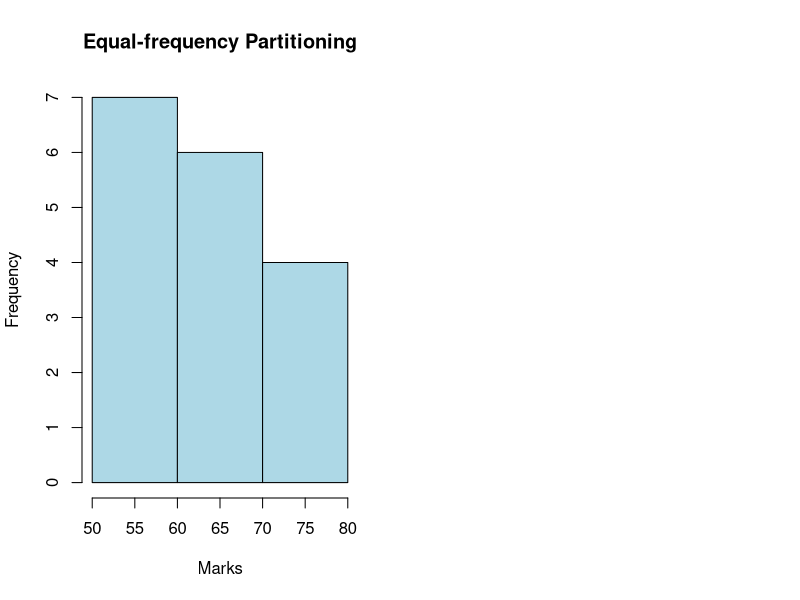

Write R code to recreate this figure. (Note: this script raises an error after producing the figure.)
# Given data
marks <- c(55, 60, 71, 63, 55, 65, 50, 55, 58, 59, 61, 63, 65, 67, 71, 72, 75)

# (a) Equal-frequency (equi-depth) partitioning
equal_freq_bins <- cut(marks, breaks = 3, labels = FALSE)
# (b) Equal-width partitioning
min_mark <- min(marks)
max_mark <- max(marks)
width <- (max_mark - min_mark) / 3
equal_width_bins <- cut(marks, breaks = seq(min_mark, max_mark + width, by = width), labels = FALSE)

# Plotting histogram
par(mfrow = c(1, 2))
hist(marks, breaks = 3, main = "Equal-frequency Partitioning", xlab = "Marks", ylab = "Frequency", col = "lightblue", border = "black")
abline(v = breaks, col = "red", lty = 2)

hist(marks, breaks = seq(min_mark, max_mark + width, by = width), main = "Equal-width Partitioning", xlab = "Marks", ylab = "Frequency", col = "lightgreen", border = "black")
abline(v = breaks, col = "red", lty = 2)

# Reset plot layout
par(mfrow = c(1, 1))
